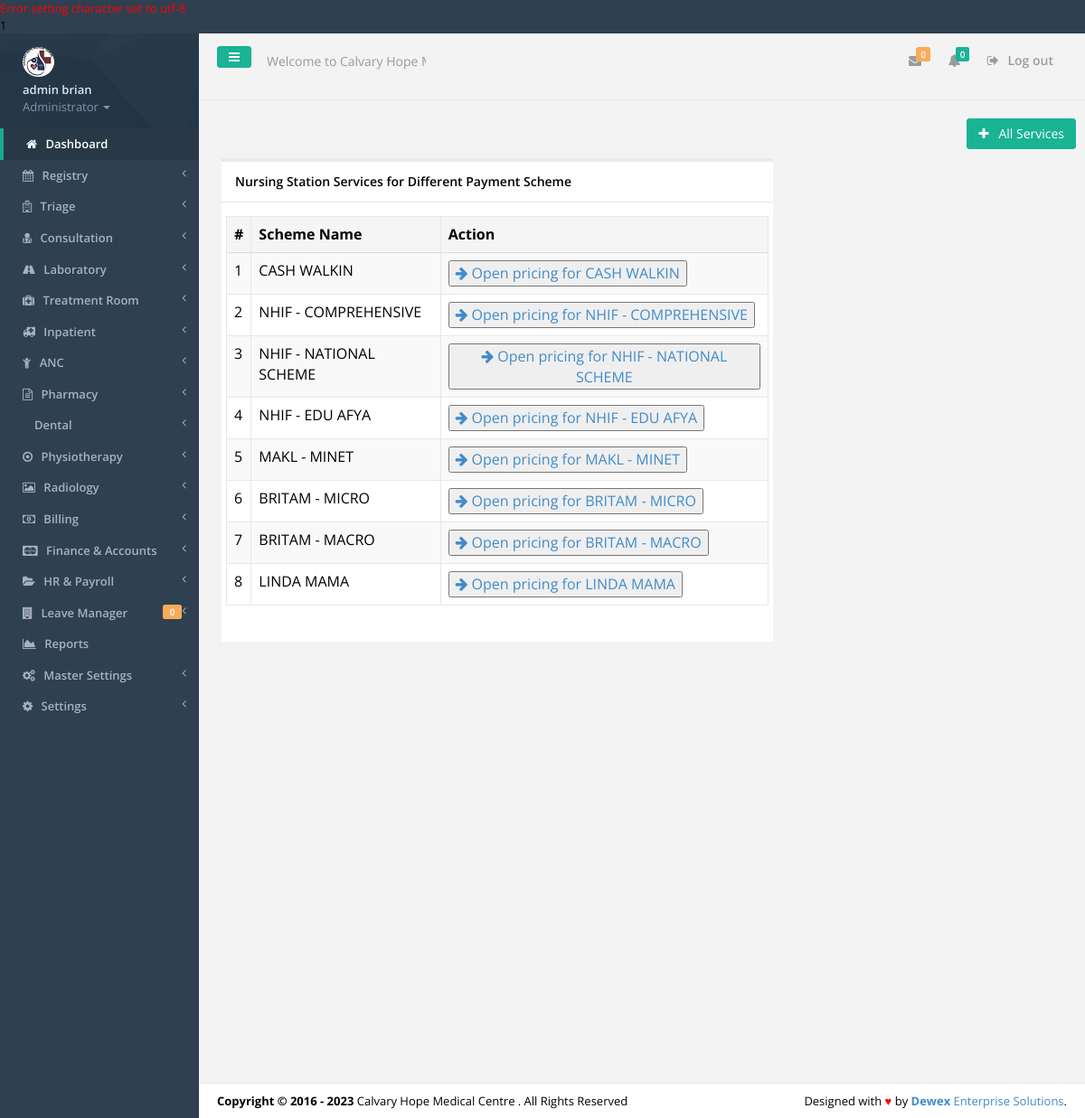
Page /first_nursingstation_services.php (signed in) on the committed database.
### tables this page shows
CREATE TABLE IF NOT EXISTS `tbl_users` (
  `id` int(11) NOT NULL,
  `f_name` varchar(30) NOT NULL,
  `s_name` varchar(30) NOT NULL,
  `id_no` varchar(30) NOT NULL,
  `email` varchar(30) NOT NULL,
  `phone` varchar(15) NOT NULL,
  `password` varchar(200) NOT NULL,
  `user_l` varchar(50) NOT NULL,
  `profile_image` varchar(45) NOT NULL,
  `active` varchar(30) NOT NULL
);

CREATE TABLE IF NOT EXISTS `tbl_settings` (
  `settings_id` int(11) NOT NULL,
  `slogan` varchar(100) NOT NULL,
  `l_status` varchar(10) NOT NULL,
  `system_name` varchar(30) NOT NULL,
  `campaigner_name` varchar(30) NOT NULL,
  `campaigner_short_name` varchar(30) NOT NULL,
  `campaign_location` varchar(30) NOT NULL,
  `seat` varchar(30) NOT NULL,
  `inst_date` varchar(15) NOT NULL,
  `photo` varchar(30) NOT NULL,
  `photo_size` varchar(10) NOT NULL,
  `photo_type` varchar(20) NOT NULL,
  `custom_reply_msg` varchar(500) NOT NULL,
  `address` varchar(50) NOT NULL,
  `phone` varchar(30) NOT NULL,
  `email` varchar(30) NOT NULL
);

CREATE TABLE IF NOT EXISTS `tbl_paymentschemes` (
  `pscheme_id` int(11) NOT NULL,
  `pscheme_code` varchar(20) NOT NULL,
  `pscheme_name` varchar(100) NOT NULL,
  `pscheme_details` varchar(100) NOT NULL,
  `pscheme_oplimit` varchar(30) NOT NULL,
  `pscheme_iplimit` varchar(30) NOT NULL,
  `pscheme_copayments` varchar(30) NOT NULL
);

### includes/authenticate.php (called while the page is built, shortened)
<?php
require_once 'inc/auth.php';
$signedemail = $_SESSION['email'];
$adminDetails = mysqli_query($dbconnect,"SELECT * FROM tbl_users WHERE email='$signedemail'");
$dd = mysqli_fetch_assoc($adminDetails);
$sfname = $dd['f_name'];
$ssname = $dd['s_name'];
$sidno = $dd['id_no'];
$user_l = $dd['user_l'];
	$getcountleaves =mysqli_query($dbconnect,"SELECT COUNT(*) as k FROM tbl_leavetransactions WHERE leavetrans_approver='$sidno' AND leavetrans_status='APPLIED'");
	$gcntttl1 = mysqli_fetch_array($getcountleaves);
	$leavestoapprove = $gcntttl1['k'];
?>

### inc/auth.php (called while the page is built, shortened)
<?php
include('config.php');
$dbhost = "localhost";
$dbuser = "root";
$dbpass = "";
$dbname = "agrovet";
$dbconnect = new mysqli($dbhost, $dbuser, $dbpass, $dbname);
$get_system_settings = mysqli_query($dbconnect,"SELECT * FROM tbl_settings LIMIT 1");
$smartC = mysqli_fetch_array($get_system_settings);
$smart_name = $smartC['system_name'];
?>

### first_nursingstation_services.php (the view, shortened to what this page needs)
<?php include('includes/authenticate.php'); ?>
<!DOCTYPE html>
<html>
<head>
    <?php include('includes/meta.php');?>
    <link href="css/plugins/dataTables/dataTables.bootstrap.css" rel="stylesheet">
    <link href="css/plugins/dataTables/dataTables.responsive.css" rel="stylesheet">
    <link href="css/plugins/dataTables/dataTables.tableTools.min.css" rel="stylesheet">
</head>
<body>
    <div id="wrapper">
	<?php include('includes/sidebar.php');?>
        <div id="page-wrapper" class="gray-bg">
        <div class="row border-bottom">
			<?php include('includes/top-nav.php'); ?>
        </div>
        <div class="wrapper wrapper-content">
                <div class="row">
					<div class="row">
						<div class="col-lg-12">
						<p class="pull-right">
							<span><a href="servicemaster.php"><button class="btn btn-primary" type="button"><i class="fa fa-plus"></i>&nbsp;&nbsp;<span class="bold"> All Services </span></button></a></span></p>
						</div>
					</div>
					<div class="col-lg-8">
						<div class="ibox float-e-margins">
                        <div class="ibox-title">
                            <h5>Nursing Station Services for Different Payment Scheme</h5>
						</div>
                        <div class="ibox-content">
                           <div class="row">
								<table class="table table-striped table-bordered table-hover dataTables-example" >
								<thead>
								<tr>
									<th>#</th>
									<th>Scheme Name</th>
									<th>Action</th>
								</tr>
								</thead>
								<tbody>
								<?php
								$No = 0;
								$getcountyname =mysqli_query($dbconnect,"SELECT * FROM tbl_paymentschemes");
								while($gcn = mysqli_fetch_array($getcountyname)){
									$No=$No+1;
									$pscheme_code = $gcn['pscheme_code'];
									$pscheme_name = $gcn['pscheme_name'];
								?>
								 <td><?php echo $No; ?></td>
									<td><?php echo $pscheme_name; ?></td>
									<td><button cclass="btn-xs btn-primary success" type="button"><a href="nursingstationservices.php?c=<?php echo $pscheme_code;?>&n=<?php echo $pscheme_name; ?>"><i class="fa fa-arrow-right"></i> Open pricing for <?php echo $pscheme_name; ?> </a></button></td>
								<?php
								}
								?>
								</tbody>
								</table>
							</div>
						</div>
					 </div>
					</div>
			</div>
        </div>
		<?php include 'includes/footer.php'?>
        </div>
    </div>
</body>
</html>

### includes/sidebar.php (shortened to what this page needs)
<nav class="navbar-default navbar-static-side" role="navigation">
            <div class="sidebar-collapse">
                <ul class="nav" id="side-menu">
                    <li class="nav-header">
                        <div class="dropdown profile-element"> <span>
                            <img alt="image" class="img-circle" src="img/profile_small.jpg" />
                             </span>
                            <a data-toggle="dropdown" class="dropdown-toggle" href="#">
                            <span class="clear"> <span class="block m-t-xs"> <strong class="font-bold"><?php echo "$sfname $ssname";?></strong>
                             </span> <span class="text-muted text-xs block">Administrator <b class="caret"></b></span> </span> </a>
                        </div>
                    </li>
                    <li class="active">
                        <a href="index.php"><i class="fa fa-home"></i> <span class="nav-label">Dashboard</span></a>
                    </li>
					<?php
					if($user_l=='REGISTRY'||$user_l=='ADMINISTRATOR'){
					?>
					<li>
                        <a href="registry.php"><i class="fa fa-calendar"></i> <span class="nav-label">Registry </span><span class="fa arrow"></span></a>
                    </li>
					<?php
					}
					if($user_l=='TRIAGE'||$user_l=='ADMINISTRATOR'||$user_l=='TREATMENTROOM'){
					?>
					<li>
						<a href="#"><i class="fa fa-hospital-o"></i> <span class="nav-label">Triage </span><span class="fa arrow"></span></a>
					</li>
					<?php
					}
					if($user_l=='CONSULTATION'||$user_l=='ADMINISTRATOR'){
					?>
					<li>
                        <a href="#"><i class="fa fa-user-md"></i> <span class="nav-label">Consultation </span><span class="fa arrow"></span></a>
                    </li>
					<?php
					}
					if($user_l=='LABORATORY'||$user_l=='ADMINISTRATOR'){
					?>
					<li>
                        <a href="#"><i class="fa fa-road"></i> <span class="nav-label">Laboratory </span><span class="fa arrow"></span></a>
                    </li>
					<?php
					}
					if($user_l=='TRIAGE'||$user_l=='ADMINISTRATOR'||$user_l=='TREATMENTROOM'){
					?>
					<li>
                        <a href="#"><i class="fa fa-medkit"></i> <span class="nav-label">Treatment Room </span><span class="fa arrow"></span></a>
                    </li>
					<li>
                        <a href="#"><i class="fa fa-ambulance"></i> <span class="nav-label">Inpatient </span><span class="fa arrow"></span></a>
                    </li>
					<li>
                        <a href="#"><i class="fa fa-child"></i> <span class="nav-label">ANC </span><span class="fa arrow"></span></a>
                    </li>
					<?php
					}
					if($user_l=='PHARMACY'||$user_l=='ADMINISTRATOR'){
					?>
					<li>
                        <a href="#"><i class="fa fa-file-text-o"></i> <span class="nav-label">Pharmacy </span><span class="fa arrow"></span></a>
                    </li>
					<?php
					}
					if($user_l=='ADMINISTRATOR'){
					?>
					<li>
                        <a href="#"><i class="fa-solid fa-road"></i> <span class="nav-label">Dental </span><span class="fa arrow"></span></a>
                    </li>
					<li>
                        <a href="#"><i class="fa fa-dot-circle-o"></i> <span class="nav-label">Physiotherapy </span><span class="fa arrow"></span></a>
                    </li>
						<li>
                        <a href="#"><i class="fa fa-photo"></i> <span class="nav-label">Radiology </span><span class="fa arrow"></span></a>
                    </li>
					<?php
					}
					if($user_l=='REGISTRY'||$user_l=='ADMINISTRATOR'){
					?>
					<li>
                        <a href="#"><i class="fa fa-money"></i> <span class="nav-label">Billing </span><span class="fa arrow"></span></a>
                    </li>
					<?php
					}
					if($user_l=='ADMINISTRATOR'){
					?>
					<li>
                        <a href="#"><i class="fa fa-cc-mastercard"></i> <span class="nav-label">Finance & Accounts </span><span class="fa arrow"></span></a>
                    </li>
					<?php } ?>
					<li>
                        <a href="#"><i class="fa fa-folder-open"></i> <span class="nav-label">HR & Payroll </span><span class="fa arrow"></span></a>
                    </li>
					<li>
                        <a href="#"><i class="fa fa-building"></i> <span class="nav-label">Leave Manager </span><span class="fa arrow"></span><span class="label label-warning pull-right"><?php echo $leavestoapprove; ?></span></a>
                    </li>
					<?php
					if($user_l=='ADMINISTRATOR'){
					?>
					 <li>
                        <a href="reports.php"><i class="fa fa-area-chart"></i> <span class="nav-label">Reports</a>
                    </li>
                    <li>
                        <a href="#"><i class="fa fa-cogs"></i> <span class="nav-label">Master Settings</span><span class="fa arrow"></span></a>
                    </li>
                    <li>
                        <a href="#"><i class="fa fa-gear"></i> <span class="nav-label"> Settings</span><span class="fa arrow"></span></a>
                    </li>
					<?php
					}
					?>
                </ul>
            </div>
        </nav>

### includes/top-nav.php (shortened to what this page needs)
<nav class="navbar navbar-static-top" role="navigation" style="margin-bottom: 0">
        <div class="navbar-header">
            <a class="navbar-minimalize minimalize-styl-2 btn btn-primary " href="#"><i class="fa fa-bars"></i> </a>
            <form role="search" class="navbar-form-custom" method="post" action="search_results.html">
                <div class="form-group">
                    <input type="text" placeholder="Welcome to <?php echo $smart_name; ?>..." class="form-control" name="top-search" id="top-search">
                </div>
            </form>
        </div>
            <ul class="nav navbar-top-links navbar-right">
                <li>
                    <a class="count-info" tooltip="Unread" href="#">
                        <i class="fa fa-envelope"></i>  <span class="label label-warning">0</span>
                    </a>
                </li>
                <li>
                    <a class="count-info" data-toggle="dropdowhn" tooltip="Marked Important" href="#">
                        <i class="fa fa-bell"></i>  <span class="label label-primary">0</span>
                    </a>
                 </li>
				<li>
                    <a href="logout.php?logout">
                        <i class="fa fa-sign-out"></i> Log out
                    </a>
                </li>
            </ul>
	</nav>

### includes/footer.php
<div class="footer">
    <div class="pull-right">
        Designed with <span style="color:red">&hearts;</span> by <a href="mailto: isaacwex@gmail.com tel:0729522550" target="_blank" title="We're Dewex Enterprise Solutions" target="_blank" rel="dofollow"><strong>Dewex</strong> Enterprise Solutions</a>.
    </div>
    <div>
        <strong>Copyright &copy; 2016 - <?php echo date('Y'); ?></strong> <?php echo $smart_name; ?> . All Rights Reserved
    </div>
</div>

### rows in the picture
tbl_users: f_name "admin", s_name "brian"
tbl_settings: top-search "Welcome to Calvary Hope Medical Centre...", system_name "Calvary Hope Medical Centre"
tbl_paymentschemes: pscheme_name "CASH WALKIN"
tbl_paymentschemes: pscheme_name "NHIF - COMPREHENSIVE"
tbl_paymentschemes: pscheme_name "NHIF - NATIONAL SCHEME"
tbl_paymentschemes: pscheme_name "NHIF - EDU AFYA"
tbl_paymentschemes: pscheme_name "MAKL - MINET"
tbl_paymentschemes: pscheme_name "BRITAM - MICRO"
tbl_paymentschemes: pscheme_name "BRITAM - MACRO"
tbl_paymentschemes: pscheme_name "LINDA MAMA"

### other values in the picture
$dbconnect->error() "1"
$leavestoapprove "0"
